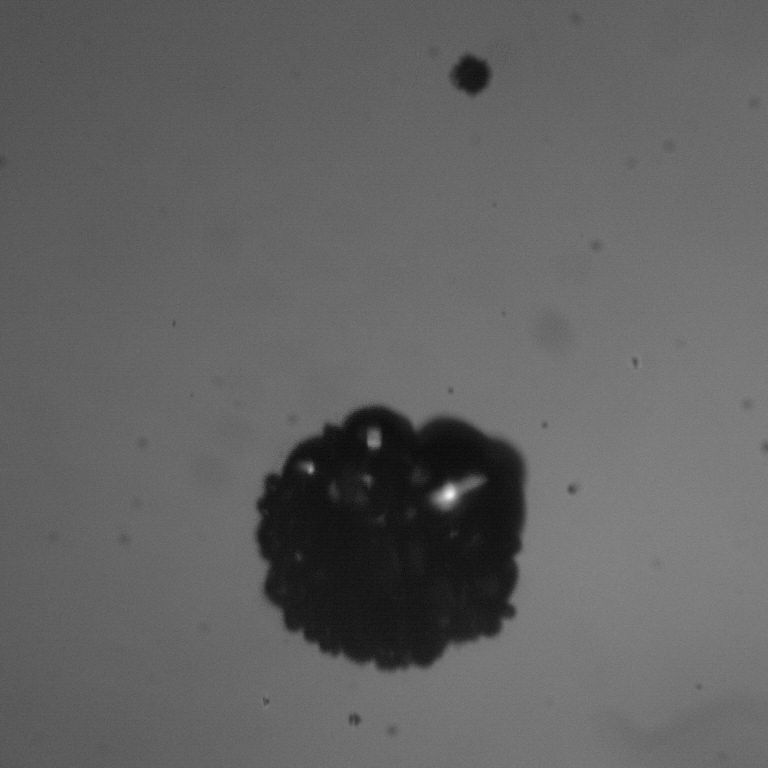
#> input picture data/data_base/test/12.5_alcohol/22048.jpeg, 768 x 768 px
$ python making_table_test_nonfixed_data.py   (older library calls are emulated)
#> lines starting #> are read from the running program, lines starting #| are printed output that depends on the picture; after the words box and inside, x2 and y2 are one past the last pixel; in counts of white or black regions, pixels touching at a corner belong together
import cv2
import numpy as np
from math import hypot, pi
import matplotlib.pyplot as plt
import os
from tqdm import tqdm
import pandas as pd
from pathlib import Path

SAVE_PATH = 'data/data_base/output_test'
all_files = list()

if os.path.exists('data/data_base/tmp_csv_test'):
    pass
else:
    os.mkdir('data/data_base/tmp_csv_test')

for root, dirs, files in os.walk('data/data_base/test/'):
    for file in files:
        if file.endswith('.jpeg'):
            all_files.append(os.path.join(root, file))

for file in tqdm(all_files):
    if os.path.exists(SAVE_PATH):
        pass
    else:
        os.mkdir(SAVE_PATH)
    if os.path.exists(os.path.join(SAVE_PATH, file.split(os.sep)[-2])):
        pass
    else:
        os.mkdir(os.path.join(SAVE_PATH, file.split(os.sep)[-2]))

    new_save_path = os.path.join(SAVE_PATH, file.split(os.sep)[-2])
    folder_name = file.split(os.sep)[-2]
    file_name = file.split(os.sep)[-1]
    font = cv2.FONT_HERSHEY_SIMPLEX
    img = cv2.imread(file)
#> img is the input picture: shape (768, 768, 3); min 5, max 244, mean 98.2
    cv2.imwrite(os.path.join(new_save_path, file.split(os.sep)[-1]), img)
    height = img.shape[0]
#> height = 768
    width = img.shape[1]
#> width = 768
    gray = cv2.cvtColor(img, cv2.COLOR_RGB2GRAY)
    gray = cv2.GaussianBlur(gray, (7, 7), 0)
    ret, thresh = cv2.threshold(gray, 40, 255, 0, cv2.THRESH_BINARY)
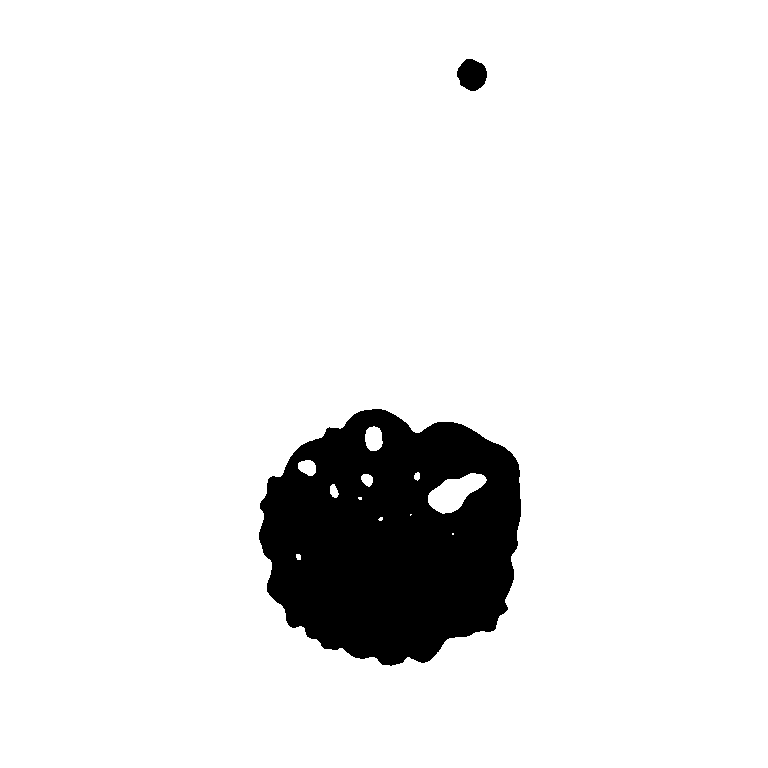
#> thresh: shape (768, 768); 91.4% white; 2 black regions
    _, contours, hierarchy = cv2.findContours(
        image=thresh, mode=cv2.RETR_TREE, method=cv2.CHAIN_APPROX_NONE)
#> contours = 14 contours, 5 with area under 20; largest, box (x1, y1, x2, y2) and area: (0, 0, 768, 768) 588289, (258, 408, 522, 667) 52458, (428, 473, 487, 514) 1280, (456, 58, 488, 92) 763, (365, 426, 383, 451) 327
    a = 1
    b = 0

    for i, contour in enumerate(contours):
        if a < len(contour) and [0, 0] not in contour and [0, height] not in contour and [width, height] not in contour and [width, 0] not in contour:
            a = len(contour)
            b = i
            bigger_contour = contour
        else:
            pass
#> this loop made 14 passes
#> (a, b) on pass 2: (813, 1)
#> contour on passes 4, 6: [[452, 533], [452, 534], [453, 534], [453, 533]], [[410, 514], [410, 515], [411, 514]]
#> after the loop, a = 813; b = 1; bigger_contour = contour of 813 points, box (x1, y1, x2, y2) (258, 408, 522, 667), area 52458

    try:
        M = cv2.moments(bigger_contour)
#> M = moments, m00 52458.5, centre m10/m00, m01/m00 = (392.5, 536)
        cX = int(M["m10"] / M["m00"])
#> cX = 392
        cY = int(M["m01"] / M["m00"])
#> cY = 536
        centre_coordinstes = (cX, cY)
#> centre_coordinstes = (392, 536)
        cv2.putText(img, ".", (cX, cY), font, 0.5, (255, 255, 255), 2)
#> img: shape (768, 768, 3); under 0.01% of pixels changed, all inside (x1, y1, x2, y2) = (393, 534, 397, 538)
    except Exception as e:
        pass

    distance = []

    for point in bigger_contour:
        new_distance = hypot(point[0][0] - cX, point[0][1] - cY)
        distance.append(new_distance)
#> this loop made 813 passes
#> (point, new_distance) on passes 1 to 3: ([[371, 409]], 128.7), ([[372, 408]], 129.6), ([[373, 408]], 129.4)
#> after the loop, distance = 813 values, max 146.5 at index 148, min 106.5 at index 46, mean 129.2
    distance = np.array(distance)
    dist_res = distance
#> dist_res has the same summary as distance
    distance = min(distance)
#> distance = 106.5
    radius = distance
#> radius = 106.5
    color = (255, 0, 0)
    new_img = cv2.circle(img, centre_coordinstes,
                         int(distance), color, thickness=4)

    for cnt in contours:
        approx = cv2.approxPolyDP(cnt, 9 * cv2.arcLength(cnt, True), True)
#> (the run stopped early here; a loop or call above may not have finished)
